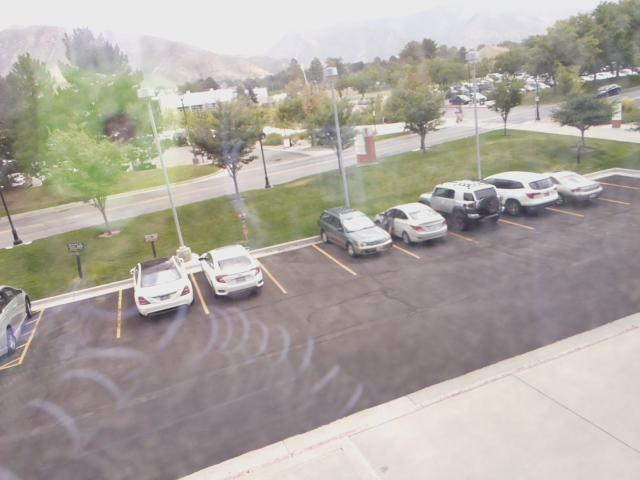
%> input picture A2/im1.jpg, 640 x 480 px
$ octave testing.m   (GNU Octave 9; MATLAB toolbox functions it lacks are replaced by stand-ins)
%> lines starting %> are read from the running program, lines starting %| are printed output that depends on the picture
### A2/CS6640_Laws.m
function T = CS6640_Laws(im)
% CS6640_Laws - compute texture parameters
% On input:
%     im (MxN array): input image
% On output:
%     T (M*Nx10 array): texture parameters
%     each texture parameter is a column vector in T
% Call:
%     T = CS6640_Laws(im);
% Author:
%     Cade Parkison
%     UU
%     Fall 2018
%

% Convert to grayscale if not already grayscale
if size(im,3) == 3
    img=rgb2gray(im);
else
    img = im;
end

% 1x7 Filter vectors
L7 = [1 6 15 20 15 6 1];
E7 = [-1 -4 -5 0 5 4 1];
S7 = [-1 -2 1 4 1 -2 -1];
W7 = [-1 0 3 0 -3 0 1];
R7 = [1 -2 -1 4 -1 -2 1];
O7 = [-1 6 -15 20 -15 6 -1];

% 9 Laws 7x7 texture filters
f1 = L7'*L7;
f2 = L7'*E7;
f3 = L7'*S7;
f4 = L7'*W7;
f5 = L7'*R7;
f6 = L7'*O7;
f7 = E7'*E7;
f8 = W7'*R7;
f9 = W7'*O7;

% mean filter
meanFilter = ones(7)/49;

% All filters in a cell array
F = cell(9,1);
F{1}=f1;F{2}=f2;F{3}=f3;F{4}=f4;F{5}=f5;F{6}=f6;F{7}=f7;F{8}=f8;F{9}=f9;F{10}=meanFilter;

T = [];

for i = 1:10
    C = conv2(img, F{i}, 'same');
    s = conv2(abs(C), meanFilter, 'same');
    S = s(:);
    T(:,i) = S;
end


### A2/combo.m
function X = combo(im1,im2)
%
% combo: displays image im1 with non-zero elements of im2 overlayed in red
%
% On input:
%     im1 (nr x nc x np image): base image to be shown
%     im2 (nr x nc image): image to show as red overlay
% On output:
%     X (nr x nc x np image): combined
% Call:
%     X = combo(im1,im2)
% Author:
%     T. Henderson
%     UU
%     20th century
%

[nr,nc,np] = size(im1);
if np==1
    X(:,:,1) = im1;
    X(:,:,2) = im1;
    X(:,:,3) = im1;
else
    X = im1;
end

for r = 1:nr
    for c = 1:nc
        if im2(r,c)>0
	        X(r,c,1) = uint8(255); X(r,c,2) = uint8(0); X(r,c,3) = uint8(0);
        end
    end
end

%clf;
X = double(X);
imshow(X);

### A2/CS6640_register.m
function [imr,q,A] = CS6640_register(im,s,cpts)
% CS6640_register - produce registered image and transform
% On input:
%     im (MxN array): input image
%     s (int): transform switch: if 1, then quadratic,
%         else affine
%     cpts (2kx2 array): k corresponding points (evens are one set;
%         odds the other)
% On output:
%     imr (MxN array): registered image
%     q (1x12 vector): quadratic coefficients
%     A (3x3 array): affinetransform
% Call:
%     [imr,q,A] = CS6640_register(im,1);
% Author:
%     Cade Parkison
%     UU
%     Fall 2018
%

[m,n] = size(cpts);

% number of corresponding points
num_cor = m/2;

% splitting cpts into two matrices, one for each image
pts1 = cpts(1:2:end,:);
pts2 = cpts(2:2:end,:);

pts1(1,1);
pts1(1,2);

switch(s)
    case 1
        % quadratic
        b = zeros(num_cor,1);
        A = zeros(2*num_cor,12);
        for i = 1:num_cor
            b(2*(i-1)+1) = pts2(i,1);
            b(2*(i-1)+2) = pts2(i,2);
            A(2*(i-1)+1,:) = [1,pts1(i,1),pts1(i,2),pts1(i,1)*pts1(i,2),...
                pts1(i,1)*pts1(i,1),pts1(i,2)*pts1(i,2),zeros(1,6)];
            A(2*(i-1)+2,:) = [zeros(1,6),1,pts1(i,1),pts1(i,2),...
                pts1(i,1)*pts1(i,2),pts1(i,1)*pts1(i,1),pts1(i,2)*pts1(i,2)];
        end
        q = lsqlin(A,b);
    otherwise

        % affine

        A = zeros(2*num_cor,6);
        b = zeros(2*num_cor,1);

        for i = 1:num_cor

            A(2*(i-1)+1,:) = [pts1(i,1),pts1(i,2),1,zeros(1,3)];
            A(2*(i-1)+2,:) = [zeros(1,3),pts1(i,1),pts1(i,2),1];

            b(2*(i-1)+1) = pts2(i,1);
            b(2*(i-1)+2) = pts2(i,2);
        end

        q = lsqlin(A,b);

end

imr = zeros(1);


end


### A2/testing.m
% Testing.m - Script for testing the code for Assignment 2.
%
% Each Problem is seperated into Matlab code sections and can be ran
%     individually by presing CTRL-Enter with the cursor in that block.
%
% Author:
%     Cade Parkison
%     UU
%     Fall 2018
%


%% Problem 1

% Test image
im1 = imread('im1.jpg');
%> im1 is the input picture: size 480x640x3 uint8; mean R, G, B 173.2, 167.3, 159.9
imshow(im1);

T = CS6640_Laws(rgb2gray(im1));
%> the loop in CS6640_Laws, `for i = 1:10` made 10 passes
%> pass 2, in CS6640_Laws, `s = conv2(abs(C), meanFilter, 'same');`:
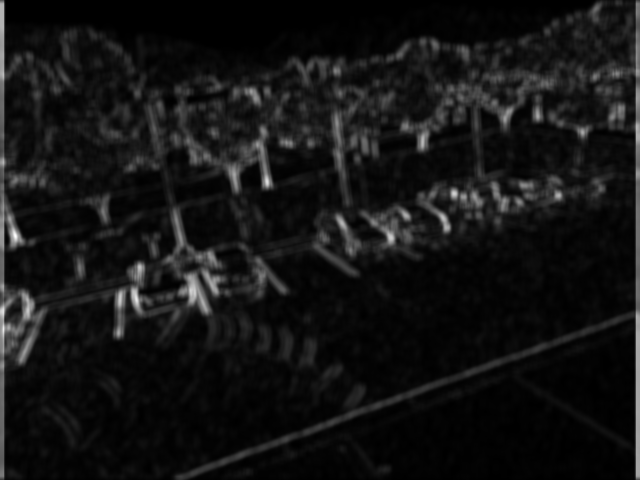
%> s: size 480x640 double; min 0, max 48851.5, mean 3899.2; drawn with min black and max white
[cidx,ctrs] = kmeans(T,4);
%> ctrs = 10 columns, first 8: [447029.5 6398.2 1961.2 1138.4 1031.2 3294.6 807 42.4; 900837.8 2163.1 651.6 364.2 310.3 854.5 446.7 24.09; 570704.5 3206.8 888.8 471 389.1 1090.1 544.2 27.64; 712851.6 7181.4 2193.1 1233.4 1018.7 2506.1 1281.3 65.72]
combo(mat2gray(rgb2gray(im1)),(reshape(cidx==1,480,640)));
%> after the loop in combo, `for r = 1:nr`:
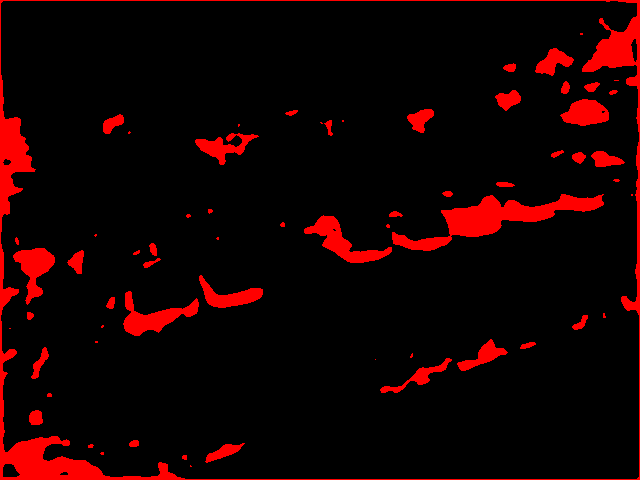
%> X: size 480x640x3 double; mean R, G, B 22.2, 0.6, 0.6
combo(mat2gray(rgb2gray(im1)),(reshape(cidx==2,480,640)));
%> after the loop in combo (call 2), `for r = 1:nr`:
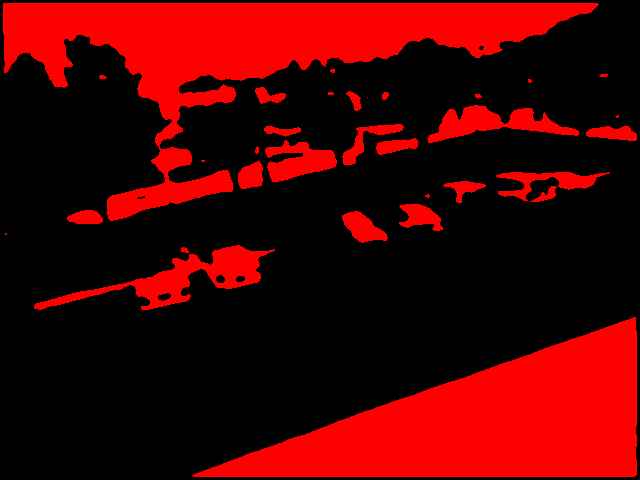
%> X: size 480x640x3 double; mean R, G, B 74.9, 0.4, 0.4
combo(mat2gray(rgb2gray(im1)),(reshape(cidx==3,480,640)));
%> after the loop in combo (call 3), `for r = 1:nr`:
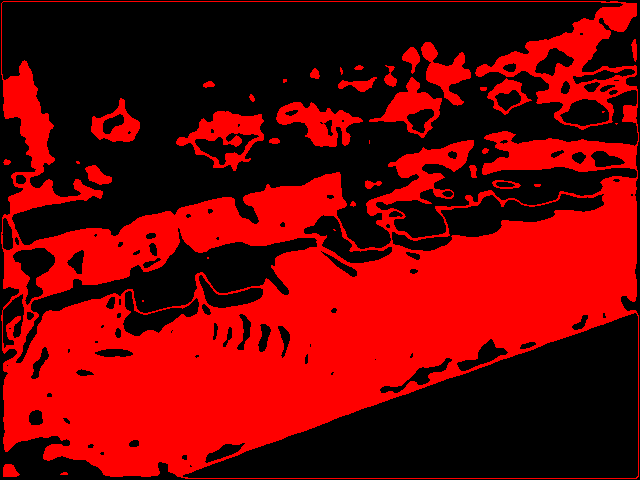
%> X: size 480x640x3 double; mean R, G, B 112.5, 0.4, 0.4
%> in combo (call 3), `imshow(X);`:
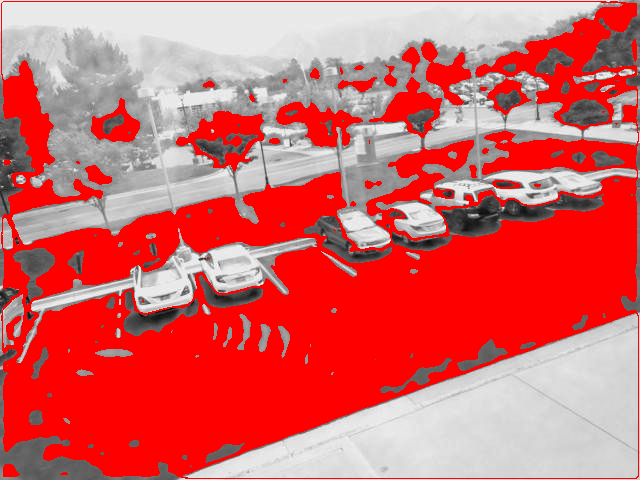
%> displayed picture: size 480x640x3, on the screen's scale of 0 to 255; mean R, G, B 214, 101.9, 101.9
combo(mat2gray(rgb2gray(im1)),(reshape(cidx==4,480,640)));
%> after the loop in combo (call 4), `for r = 1:nr`:
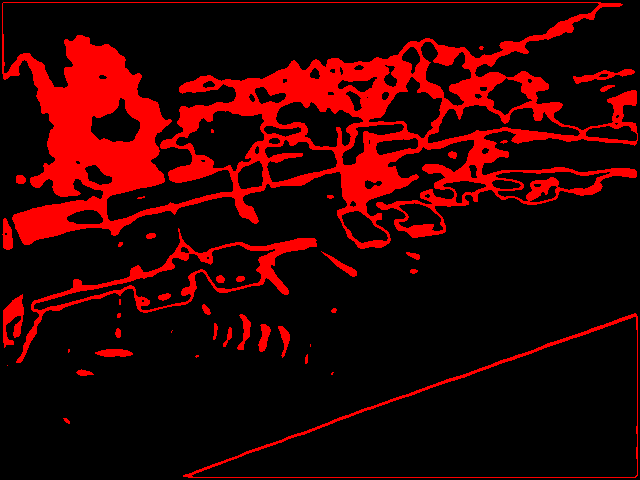
%> X: size 480x640x3 double; mean R, G, B 47.1, 0.5, 0.5
%> in combo (call 4), `imshow(X);`:
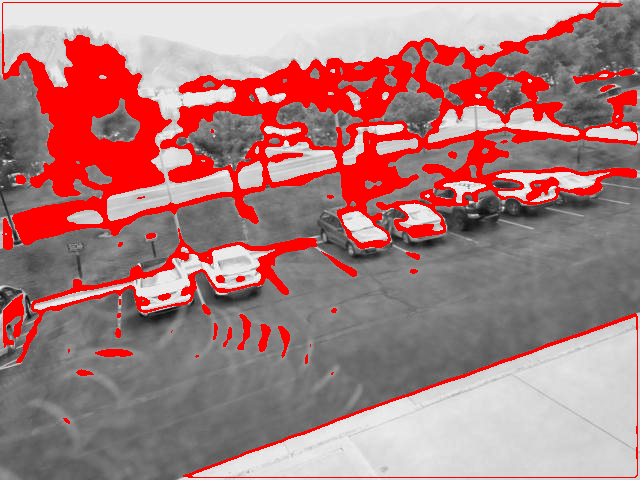
%> displayed picture: size 480x640x3, on the screen's scale of 0 to 255; mean R, G, B 171.4, 124.8, 124.8
% [6 lines of commented-out code are left out]


%% Problem 2


% Test image
im1 = imread('im1.jpg');

% Test points
cpts = [0 0; 0 0; 100 100; 100 100];
[m,n] = size(cpts);
num_cor = m/2;

% affine/quadratic switch (1=quadratic)
s = 0;

[imr,q,A] = CS6640_register(im1, s, cpts);
%> the run ends on the next line

$ run again, with A2/imreg1pts.PNG saved as A2/im1.jpg
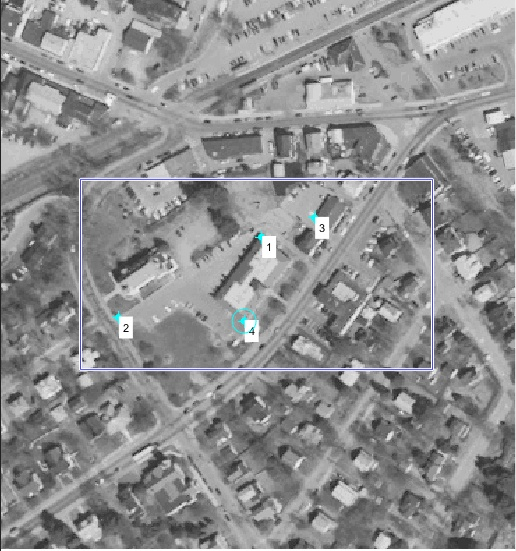
%> input picture A2/imreg1pts.PNG, 516 x 551 px
%> im1 is the input picture: size 551x516x3 uint8; mean R, G, B 142.3, 142.5, 143
%> the loop in CS6640_Laws, `for i = 1:10` made 10 passes
%> pass 2, in CS6640_Laws, `C = conv2(img, F{i}, 'same');`:
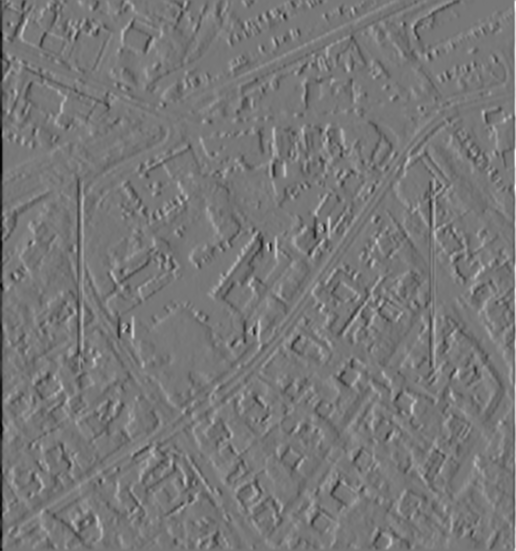
%> C: size 551x516 double; min -128717, max 144365, mean -237.8; drawn with min black and max white
%> pass 2, in CS6640_Laws, `s = conv2(abs(C), meanFilter, 'same');`:
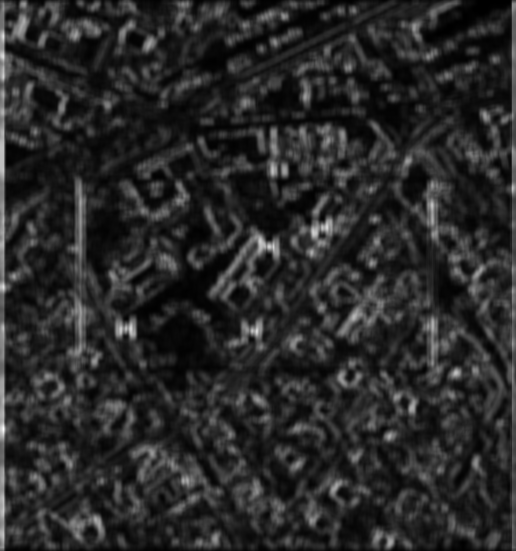
%> s: size 551x516 double; min 39.35, max 56794.1, mean 9353.7; drawn with min black and max white
%> ctrs = 10 columns, first 8: [520598.4 9905.3 2932.1 1590.5 1536.3 7891.3 1742.2 100.1; 398961.6 9624.3 2972.6 1678.6 1625.2 7808.8 1516.4 90.95; 636706.5 9727.6 2968.2 1616.4 1594.1 9016 1817.1 100.9; 752154.6 7408.9 2413.8 1392.8 1426.7 7259.9 1386.3 93.32]

$ run again, with A2/imreg2pts.PNG saved as A2/im1.jpg
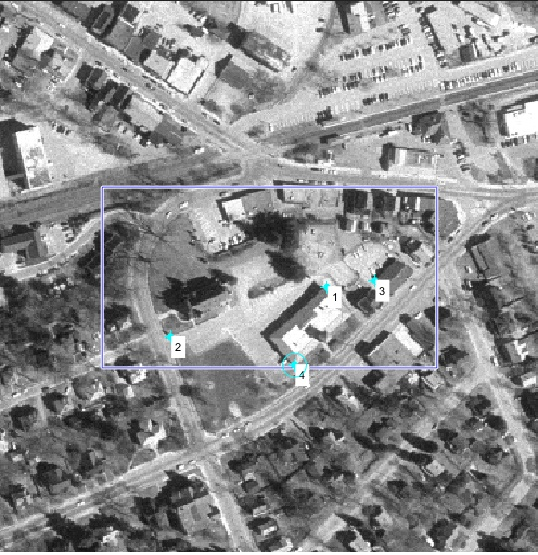
%> input picture A2/imreg2pts.PNG, 538 x 555 px
%> im1 is the input picture: size 555x538x3 uint8; mean R, G, B 138.8, 139, 139.6
%> the loop in CS6640_Laws, `for i = 1:10` made 10 passes
%> pass 1, in CS6640_Laws, `s = conv2(abs(C), meanFilter, 'same');`:
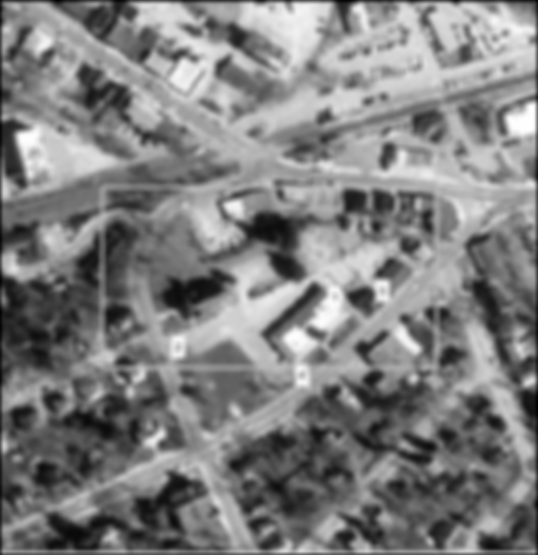
%> s: size 555x538 double; min 84949.9, max 1043189.9, mean 564346.4; drawn with min black and max white
%> pass 2, in CS6640_Laws, `s = conv2(abs(C), meanFilter, 'same');`:
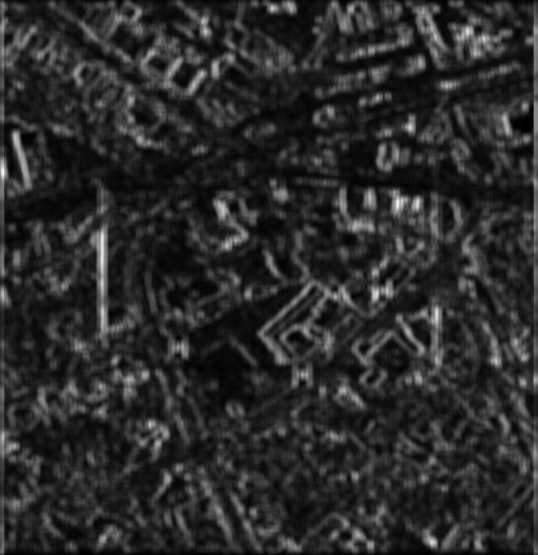
%> s: size 555x538 double; min 67.8, max 69612.1, mean 11948.7; drawn with min black and max white
%> ctrs = 10 columns, first 8: [843098.7 9976.8 3598.3 2239.4 2203.1 9953.2 2019.1 175; 291312.5 10962.4 3482.7 2035.9 1946.3 8603.3 1918 139.7; 485463.5 12707.2 3981.7 2306.8 2217.5 10416.9 2269.1 158.9; 670435.8 13104 4294.1 2556.2 2491 11565.1 2565.6 181.3]
